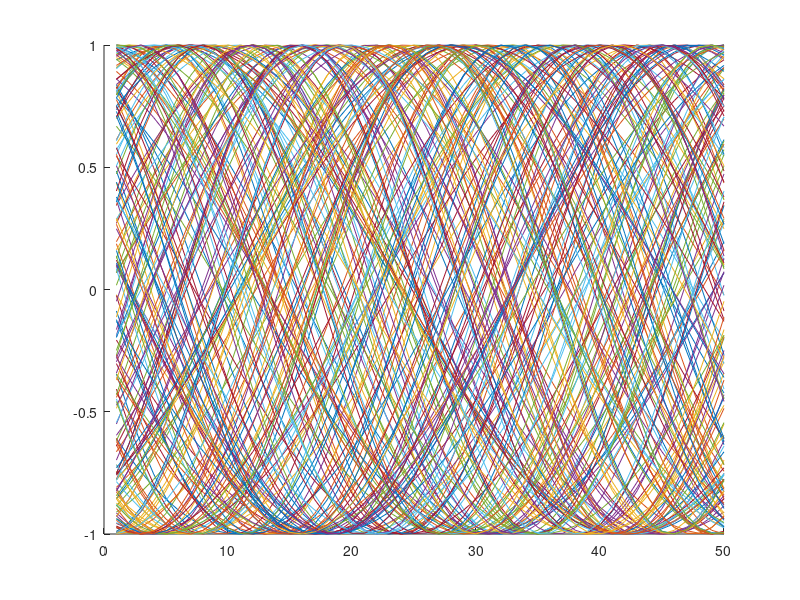
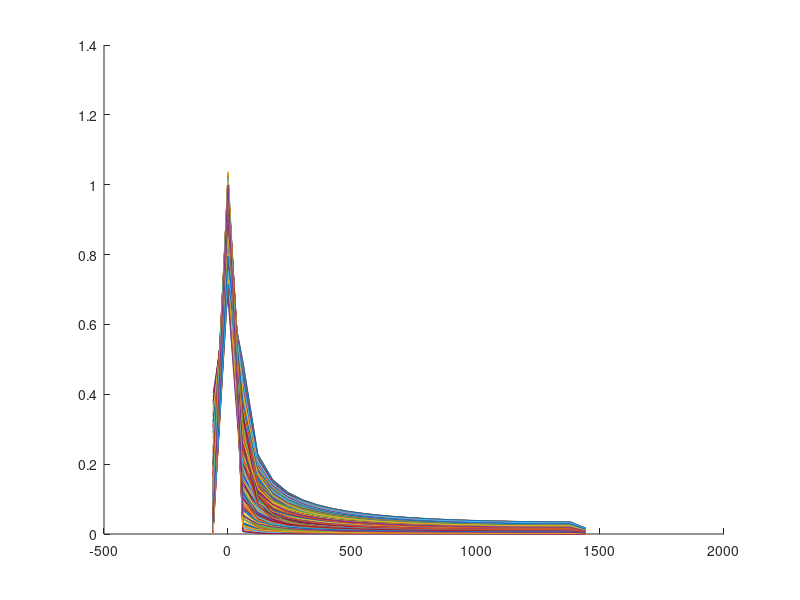
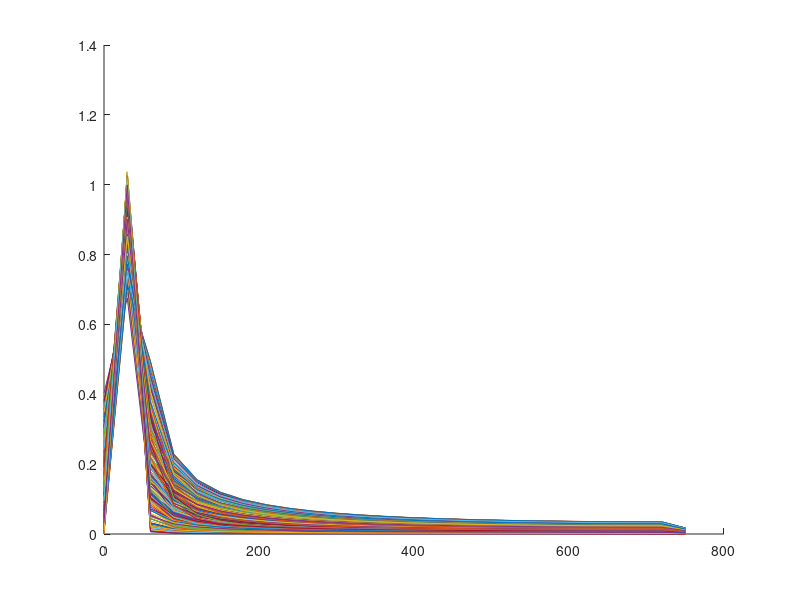
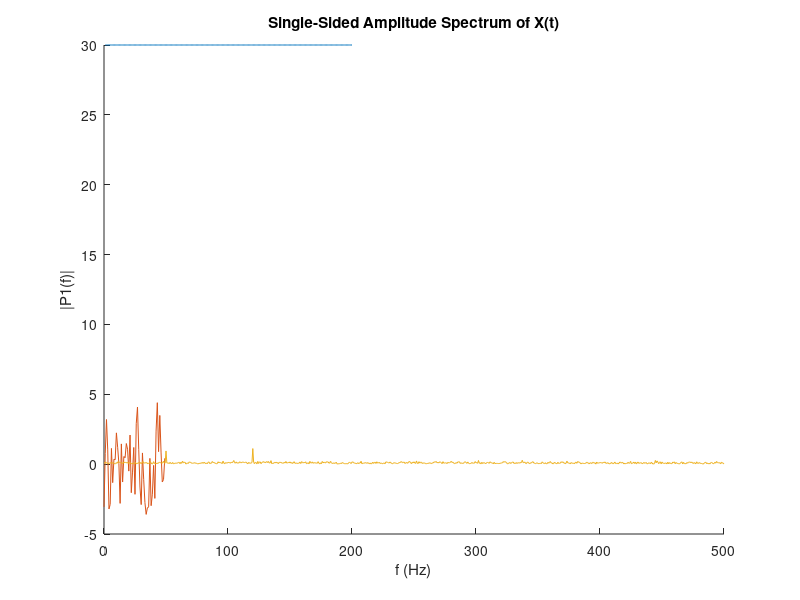

Recreate these plots in MATLAB, in order.
clear all;
close all;

c = 3e8;

beta = 20;
fMod = .5;
f0 = 30;
A = 1;
B = 1;

dt = 1/f0/50;
t = 0:dt:1/fMod;
y1 = A*cos(2*pi*f0*t+beta*sin(2*pi*fMod*t));
% figure(1)
% hold on
% plot(t,y1);



% dtPerPeriod = 100;
% dt = 1/f0/dtPerPeriod;
Fs = 1/dt;
periodsPerN = 1;
% samples = periodsPerN*dtPerPeriod;
samples = 50*periodsPerN;

figure(1)
hold on

figure(2)
hold on

figure(3)
hold on

nTime = 200;
fmax = zeros(1,nTime);

for n = 1:nTime
    t = n*dt*(samples-1):dt:(n+1)*dt*(samples-1);
    y = A*cos(2*pi*f0*t+beta*sin(2*pi*fMod*t));
    figure(1)
    plot(y);
    S = fft(y);
    P2 = abs(S/samples);
    P1 = P2(1:samples/2+1);
    P1(2:end-1) = 2*P1(2:end-1);
    f = Fs*(0:(samples/2))/samples;
    figure(2)
    plot((f-f0)/fMod,P1)
    figure(3)
    plot(f,P1)
    [x,findex] = max(P1);
    fmax(n) = f(findex);
end

figure(4)
hold on
plot(fmax)
ylabel('Modulated frequency (Hz)')
xlabel('time step')

% figure(4)
% plot(c./fmax*1e9)
% ylabel('Modulated wavelength (nm)')
% xlabel('time step')

close all
Fs = 1000;            % Sampling frequency                    
T = 1/Fs;             % Sampling period       
L = 1500;             % Length of signal
t = (0:L-1)*T;        % Time vector
S = 0.7*sin(2*pi*50*t) + sin(2*pi*120*t);
X = S + 2*randn(size(t));
plot(1000*t(1:50),X(1:50))
title('Signal Corrupted with Zero-Mean Random Noise')
xlabel('t (milliseconds)')
ylabel('X(t)')
Y = fft(X);
P2 = abs(Y/L);
P1 = P2(1:L/2+1);
P1(2:end-1) = 2*P1(2:end-1);
f = Fs*(0:(L/2))/L;
plot(f,P1) 
title('Single-Sided Amplitude Spectrum of X(t)')
xlabel('f (Hz)')
ylabel('|P1(f)|')
